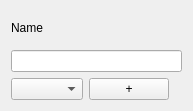
<?xml version="1.0" encoding="UTF-8"?>
<ui version="4.0">
 <class>ZOptionListWidget</class>
 <widget class="QWidget" name="ZOptionListWidget">
  <property name="geometry">
   <rect>
    <x>0</x>
    <y>0</y>
    <width>193</width>
    <height>111</height>
   </rect>
  </property>
  <property name="windowTitle">
   <string>Form</string>
  </property>
  <layout class="QVBoxLayout" name="verticalLayout">
   <item>
    <widget class="QLabel" name="nameLabel">
     <property name="text">
      <string>Name</string>
     </property>
    </widget>
   </item>
   <item>
    <widget class="QLineEdit" name="optionLineEdit"/>
   </item>
   <item>
    <layout class="QHBoxLayout" name="horizontalLayout_2">
     <item>
      <widget class="QComboBox" name="optionComboBox"/>
     </item>
     <item>
      <widget class="QPushButton" name="addPushButton">
       <property name="text">
        <string>+</string>
       </property>
      </widget>
     </item>
     <item>
      <spacer name="horizontalSpacer">
       <property name="orientation">
        <enum>Qt::Horizontal</enum>
       </property>
       <property name="sizeHint" stdset="0">
        <size>
         <width>40</width>
         <height>20</height>
        </size>
       </property>
      </spacer>
     </item>
    </layout>
   </item>
  </layout>
 </widget>
 <resources/>
 <connections/>
</ui>
